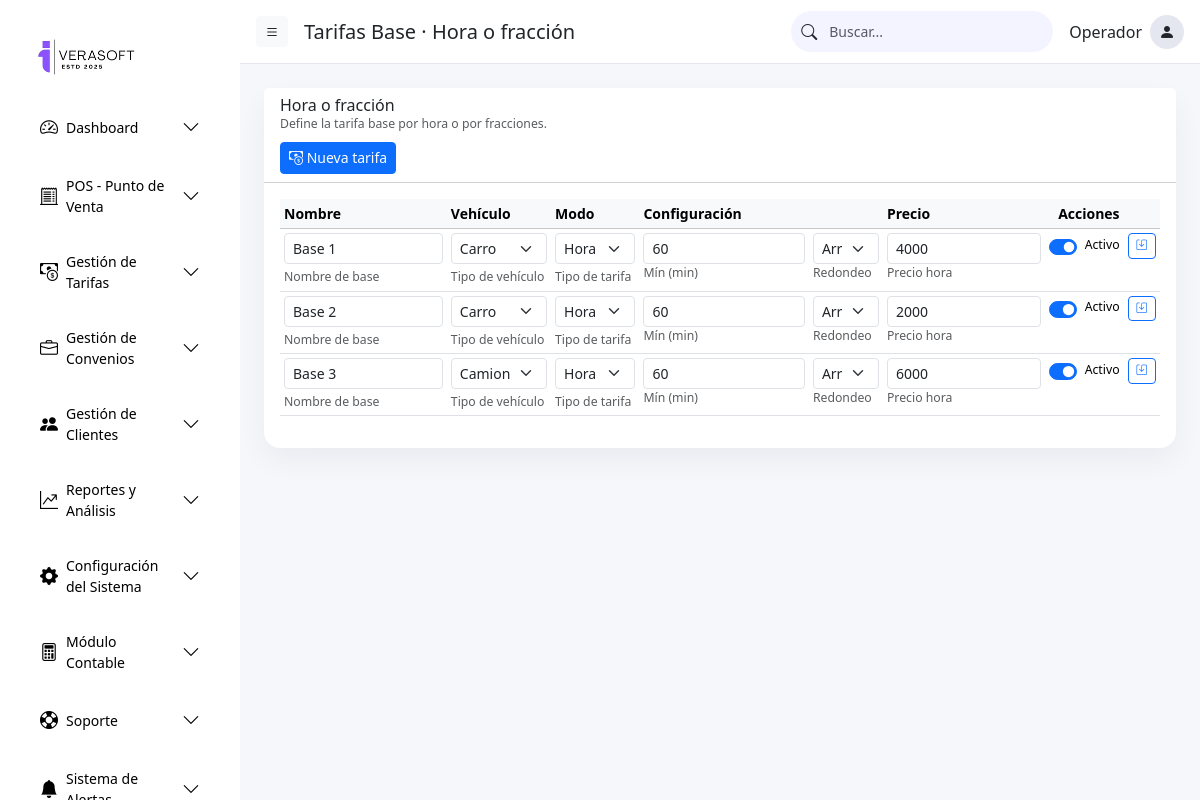
Screenshot of /tarifas/base-tiempo/ with the database file from the repository.
### parking/models/tarifas.py (models this page shows, shortened)
class TarifaBaseTiempo(models.Model):
    class Modo(models.TextChoices):
        HORA = "HORA", "Hora"
        FRACCION = "FRACCION", "Fracción"
    class Redondeo(models.TextChoices):
        ARRIBA = "ARRIBA", "Hacia arriba"
        EXACTO = "EXACTO", "Exacto"
    parqueadero = models.ForeignKey(
        'parking.Parqueadero',
        on_delete=models.CASCADE,
        related_name="tarifas_tiempo",
        null=True, blank=True
    )
    nombre = models.CharField(max_length=120, default="Base estándar")
    modo = models.CharField(max_length=20, choices=Modo.choices, default=Modo.FRACCION)
    minimo_minutos = models.PositiveIntegerField(default=0)
    redondeo = models.CharField(max_length=20, choices=Redondeo.choices, default=Redondeo.ARRIBA)
    precio_hora = models.PositiveIntegerField(null=True, blank=True, validators=[MinValueValidator(0)])
    tamano_fraccion_min = models.PositiveIntegerField(null=True, blank=True, validators=[MinValueValidator(1)])
    precio_fraccion = models.PositiveIntegerField(null=True, blank=True, validators=[MinValueValidator(0)])
    activo = models.BooleanField(default=True)
    created_at = models.DateTimeField(auto_now_add=True)
    tipo_vehiculo = models.CharField(max_length=20, choices=TIPO_VEHICULO_CHOICES, default="CARRO")
    class Meta:
        db_table = "tarifa_base_tiempo"
        ordering = ["id"]

### parking/views/tarifas_views.py (the view, shortened to what this page needs)
# urls.py: path("tarifas/base-tiempo/", tarifas_views.tarifa_base_tiempo_list_create, name="tarifas_base_tiempo"),
@require_http_methods(["GET", "POST"])
def tarifa_base_tiempo_list_create(request):
    tarifas = TarifaBaseTiempo.objects.all()
    form = TarifaBaseTiempoForm(request.POST or None)
    return render(request, "parking/tarifas/tarifas_base_tiempo.html", {
        "tarifas": tarifas,
        "form": form,
    })

### parking/forms/tarifas_forms.py (shortened to what this page needs)
class TarifaBaseTiempoForm(forms.ModelForm):
    class Meta:
        model = TarifaBaseTiempo
        fields = [
            "nombre", "modo", "minimo_minutos", "redondeo",
            "precio_hora", "tamano_fraccion_min", "precio_fraccion",
            "activo", "tipo_vehiculo",
        ]
        widgets = {
            "nombre": forms.TextInput(attrs={"class": "form-control"}),
            "modo": forms.Select(attrs={"class": "form-select", "id": "id_modo"}),
            "minimo_minutos": forms.NumberInput(attrs={"class": "form-control", "min": 0}),
            "redondeo": forms.Select(attrs={"class": "form-select"}),
            "precio_hora": forms.NumberInput(attrs={"class": "form-control", "min": 0}),
            "tamano_fraccion_min": forms.NumberInput(attrs={"class": "form-control", "min": 1}),
            "precio_fraccion": forms.NumberInput(attrs={"class": "form-control", "min": 0}),
            "tipo_vehiculo": forms.Select(attrs={"class":"form-select"}),
        }

### parking/templates/parking/tarifas/tarifas_base_tiempo.html (shortened to what this page needs)
{% extends "parking/base.html" %}
{% load static %}
{% block page_title %}Tarifas Base · Hora o fracción{% endblock %}
{% block content %}
<div class="card" style="border-radius:16px; border:none; box-shadow:0 12px 30px rgba(15,23,42,0.05);">
  <div class="card-header bg-white d-flex flex-column align-items-start gap-2 small">
    <div>
      <h6 class="mb-0">Hora o fracción</h6>
      <div class="text-muted small">Define la tarifa base por hora o por fracciones.</div>
    </div>
    <button class="btn btn-sm btn-primary w-100 py-2 w-md-auto"
            data-bs-toggle="modal"
            data-bs-target="#modalNuevaTarifa">
      <i class="bi bi-cash-coin"></i> Nueva tarifa
    </button>
  </div>
  <div class="card-body small">
    <div class="table-responsive">
      <table class="table table-hover table-sm align-middle responsive-table form-table">
        <thead class="table-light">
          <tr>
            <th>Nombre</th>
            <th>Vehículo</th>
            <th>Modo</th>
            <th>Configuración</th>
            <th>Precio</th>
            <th class="text-end">Acciones</th>
            <th ></th>
          </tr>
        </thead>
        <tbody>
          {% for t in tarifas %}
          <tr data-id="{{ t.id }}">
            <td>
              <input class="form-control form-control-sm inline"
                     data-field="nombre"
                     value="{{ t.nombre|default:'' }}">
              <div class="text-muted small mt-1">Nombre de base</div>
            </td>
            <td>
              <select class="form-select form-select-sm inline" data-field="tipo_vehiculo">
                <option value="CARRO" {% if t.tipo_vehiculo == "CARRO" %}selected{% endif %}>Carro</option>
                <option value="CAMIONETA" {% if t.tipo_vehiculo == "CAMIONETA" %}selected{% endif %}>Camioneta</option>
              </select>
              <div class="text-muted small mt-1">Tipo de vehículo</div>
            </td>
            <td>
              <select class="form-select form-select-sm inline" data-field="modo">
                <option value="HORA" {% if t.modo == "HORA" %}selected{% endif %}>Hora</option>
              </select>
              <div class="text-muted small mt-1">Tipo de tarifa</div>
            </td>
            <td>
              <div class="d-flex gap-2">
                <div class="flex-fill">
                  <input type="number" min="0"
                         class="form-control form-control-sm inline"
                         data-field="minimo_minutos"
                         value="{{ t.minimo_minutos }}">
                    <div class="text-muted small mb-1">Mín (min)</div>
                </div>
                <div class="flex-fill">
                  <select class="form-select form-select-sm inline" data-field="redondeo">
                    <option value="ARRIBA" {% if t.redondeo == "ARRIBA" %}selected{% endif %}>Arriba</option>
                  </select>
                  <div class="text-muted small mb-1">Redondeo</div>
                </div>
              </div>
            </td>
            <td>
              <div class="price-hora {% if t.modo != 'HORA' %}d-none{% endif %}">
                <input type="number" min="0"
                       class="form-control form-control-sm inline"
                       data-field="precio_hora"
                       value="{{ t.precio_hora|default:'' }}"
                       placeholder="—">
                       <div class="text-muted small mb-1">Precio hora</div>
              </div>
            </td>
            <td data-label="Estado">
              <div class="form-check form-switch d-inline-flex align-items-center">
                <input class="form-check-input activo-switch"
                       type="checkbox"
                       name="activo"
                       value="1"
                       {% if t.activo %}checked{% endif %}>
                <span class="small ms-2 estado-text">
                  {% if t.activo %}Activo{% else %}Inactivo{% endif %}
                </span>
              </div>
            </td>
            <td class="text-end">
              <button type="button" class="btn btn-sm btn-outline-primary save-row" title="Guardar fila">
                <i class="bi bi-save"></i><span class="d-inline d-md-none"> Guardar</span>
              </button>
            </td>
          </tr>
          {% empty %}
          <tr>
            <td colspan="7" class="text-center text-muted py-4">
              Aún no hay tarifas. Crea la primera con “Nueva tarifa”.
            </td>
          </tr>
          {% endfor %}
        </tbody>
      </table>
    </div>
{% endblock %}

### parking/static/parking/css/dashboard.css (style rules this page uses)
body.layout { background: #f5f7fb; font-family: system-ui, -apple-system, BlinkMacSystemFont, "Segoe UI", sans-serif; }

### parking/static/parking/css/gestion_convenios.css (style rules this page uses)
@media (min-width: 768px) { .w-md-auto { width: auto !important; } }
.responsive-table th, .responsive-table td { white-space: normal !important;vertical-align: top; }
.form-table .form-control, .form-table .form-select, .form-table input, .form-table select { width: 100%;min-width: 0;max-width: 100%; }
.py-2 { padding-top: .3rem !important; padding-bottom: .3rem !important; }
.btn-outline-primary { font-size: .65rem; }

### parking/static/parking/css/gestion_clientes.css (style rules this page uses)
.form-check-input { width:1.2em; height:1.2em; }
@media (min-width:768px) { .w-md-auto { width:auto !important; } }

### rows the page displays
TarifaBaseTiempo: nombre "Base 1", tipo_vehiculo "Carro", modo "Hora", minimo_minutos "60", redondeo "Arriba", precio_hora "4000", activo "☑", shows "Activo"
TarifaBaseTiempo: nombre "Base 2", tipo_vehiculo "Carro", modo "Hora", minimo_minutos "60", redondeo "Arriba", precio_hora "2000", activo "☑", shows "Activo"
TarifaBaseTiempo: nombre "Base 3", tipo_vehiculo "Camioneta", modo "Hora", minimo_minutos "60", redondeo "Arriba", precio_hora "6000", activo "☑", shows "Activo"
